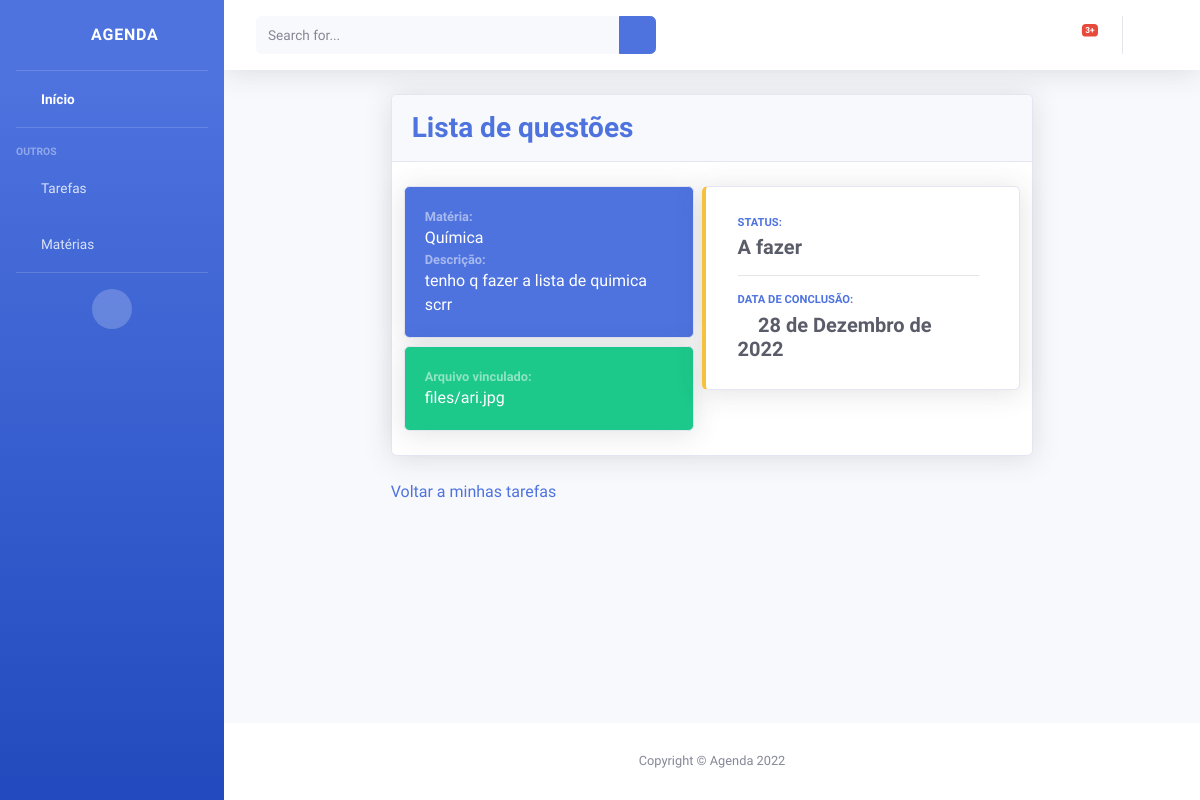
/detTarefa/3/, run on the app's committed database.
### myapp/models.py (models this page shows, shortened)
class Tarefa(models.Model):
    status_choice = (
        ("AFA","A fazer"),
        ("AND","Em andamento"),
        ("FIN","Finalizada"),
    )
    codigo = models.AutoField(primary_key=True)
    nome = models.CharField(max_length=100)
    descricao = models.TextField(max_length=280)
    dataConclusao = models.DateField(null=True, blank=True)
    status = models.CharField(max_length=3, choices=status_choice)
    materia = models.ForeignKey(Materia, on_delete=models.CASCADE, null=True, blank=True)
    arquivo = models.FileField(upload_to="files", null=True, blank=True)

class Materia(models.Model):
    codigo = models.AutoField(primary_key=True)
    nome = models.CharField(max_length=50)
    horario = models.CharField(max_length=50)
    def __str__(self):
        return (self.nome)

### myapp/views.py (the view)
# urls.py: path('detTarefa/<int:id>/', detTarefa, name="url_detTarefa"),
def detTarefa(request, id):
    tarefaid = Tarefa.objects.get(pk=id)
    pacote = {"tarefa": tarefaid}
    return render(request, "detTarefa.html", pacote)

### myapp/templates/detTarefa.html (shortened to what this page needs)
{% extends 'layouts/agenda.html' %}
{% load static %}
{% load crispy_forms_tags %}
{% block conteudo %}
<!DOCTYPE html>
<html>
<body>
    <div class="row justify-content-center">
        <div class="col-xl-8 col-lg-7">
            <div class="card shadow mb-4">
                <div class="card-header py-3 d-flex flex-row align-items-center justify-content-between">
                    <h3 class="m-0 font-weight-bold text-primary">{{ tarefa.nome }}</h3>
                    <div class="dropdown no-arrow">
                        <a class="dropdown-toggle" href="#" role="button" id="dropdownMenuLink"
                            data-toggle="dropdown" aria-haspopup="true" aria-expanded="false">
                            <i class="fas fa-ellipsis-v fa-sm fa-fw text-gray-400"></i>
                        </a>
                    </div>
                </div>
                <div class="card-body">
                    <div class="row">
                        <div class="w-50 m-1 p-0 col">
                            <div class="card bg-primary text-white shadow mb-2">
                                <div class="card-body">
                                    {%if tarefa.materia != None %}
                                    <div class="text-white-50 small"><b> Matéria: </b></div>
                                    {{ tarefa.materia }}
                                    {% endif %}
                                    <div class="text-white-50 small"><b> Descrição: </b></div>
                                    {{ tarefa.descricao }}
                                </div>
                            </div>
                            {%if tarefa.arquivo %}
                                <div class="card bg-success text-white shadow">
                                    <div class="card-body">
                                        <div class="text-white-50 small"><b>  Arquivo vinculado: </b></div>
                                        <a href="{% url 'url_index' %}media/{{tarefa.arquivo}}" target="_blank" class="text-white">{{ tarefa.arquivo }}</a>
                                    </div>
                                </div>
                            {% endif %}
                        </div>
                        <div class="card border-left-warning shadow h-100 py-2 w-50 m-1 col">
                            <div class="card-body">
                                <div class="row no-gutters align-items-center">
                                    <div class="col mr-2">
                                        <div class="text-xs font-weight-bold text-primary text-uppercase mb-1">Status: </div>
                                        <div class="h5 mb-0 font-weight-bold text-gray-800">{%if tarefa.status == 'AFA' %}A fazer{% elif tarefa.status == 'AND' %}Em andamento{% elif tarefa.status == 'FIN' %}Finalizada{% endif %}</div>
                                        <hr>
                                        <div class="text-xs font-weight-bold text-primary text-uppercase mb-1">Data de Conclusão: </div>
                                        <div class="h5 mb-0 font-weight-bold text-gray-800"><i class="fas fa-calendar"></i>&nbsp;{{ tarefa.dataConclusao }}</div>
                                    </div>
                                </div>
                            </div>
                        </div>
                    </div>
                </div>
            </div>
            <a href="{% url 'url_inicio' %}"> Voltar a minhas tarefas </a>
        </div>
    </div>
</body>
</html>
{% endblock %}

### data on the page
Tarefa: nome "Lista de questões", materia "Química", descricao "tenho q fazer a lista de quimica scrr", arquivo "files/ari.jpg", dataConclusao "28 de Dezembro de 2022"
